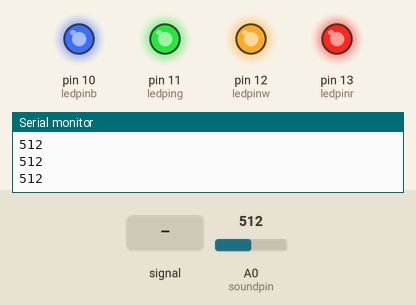
Simulated run of this sketch. Board: Arduino Uno, built with avr-gcc and run on an emulated ATmega328P. Shown: output pins drawn as LEDs (lit = HIGH), the last lines printed to the serial monitor. Dashed ring = blinking. Inputs (shaded band) come from the test bench; at power-on: A0 (soundpin) = 512.

Above: at 1.2 s.
1.3 s: A0 (soundpin) fed a 200 Hz sine of ±460 counts around its level
At 2.53 s:
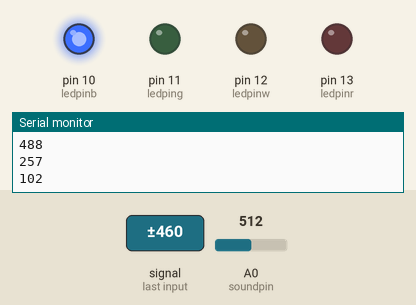
4.2 s: A0 (soundpin) set to 155
At 4.9 s:
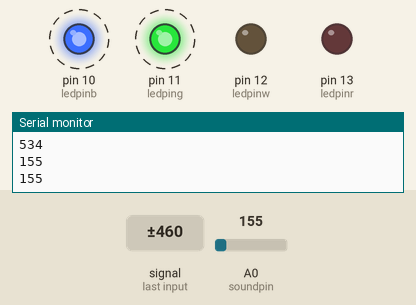
7.2 s: A0 (soundpin) set to 160
At 7.52 s:
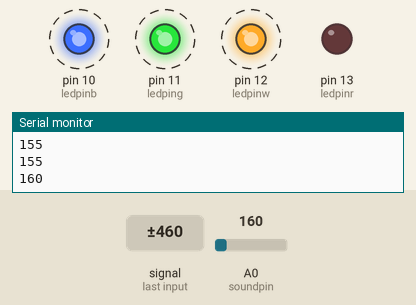
10.2 s: A0 (soundpin) set to 122
At 10.53 s:
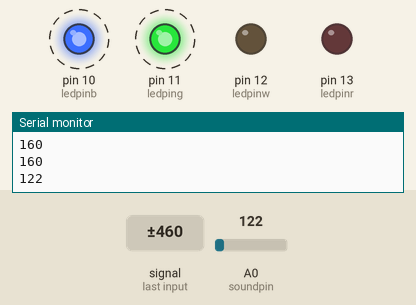
Timing chart, 0 to 14.2 s (numbered marks = the images above; inputs shaded):
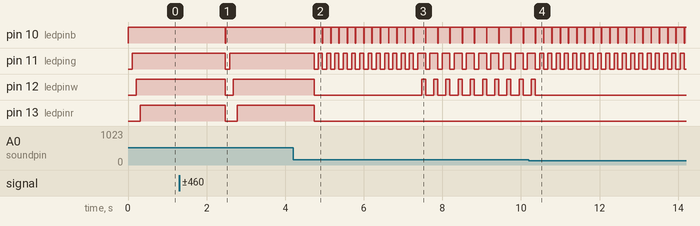

Measured:
- the behaviour switches between 159 and 160 on A0 (soundpin) (found by bisection; images 2 and 3)
- after the input at 1.3 s, pin 10 (ledpinb): HIGH → LOW after 1.2 s, → HIGH 0.01 s later; pin 11 (ledping): HIGH → LOW after 1.2 s, → HIGH 0.11 s later; pin 12 (ledpinw): HIGH → LOW after 1.2 s, → HIGH 0.21 s later; pin 13 (ledpinr): HIGH → LOW after 1.2 s, → HIGH 0.31 s later
- after the input at 4.2 s, pin 12 (ledpinw), pin 13 (ledpinr): HIGH → LOW after 0.54 s instead of 3.0 s
- after the input at 7.2 s, pin 10 (ledpinb): alternates HIGH for 0.30 s and LOW for 0.01 s, starting after 0.37 s; pin 11 (ledping): alternates HIGH for 0.20 s and LOW for 0.11 s, starting after 0.37 s; pin 12 (ledpinw): alternates HIGH for 0.10 s and LOW for 0.21 s, starting after 0.27 s
- after the input at 10.2 s, pin 10 (ledpinb): alternates HIGH for 0.20 s and LOW for 0.01 s, starting after 0.38 s; pin 11 (ledping): alternates HIGH for 0.10 s and LOW for 0.11 s, starting after 0.38 s; pin 12 (ledpinw): goes on until 10.4 s, then stays LOW

The sketch:

sketch_mar26a.ino
```cpp
const int ledpinr=13;
const int ledpinw=12;
const int ledping=11;
const int ledpinb=10;
const int soundpin=A0;

void setup() {
Serial.begin(9600);
pinMode(ledpinr,OUTPUT);
pinMode(ledpinw,OUTPUT);
pinMode(ledping,OUTPUT);
pinMode(ledpinb,OUTPUT);
pinMode(soundpin,INPUT);
}

void loop() {
Serial.println(analogRead(soundpin));
delay(10);
int soundsens=analogRead(soundpin);

if (soundsens>=150 or soundsens<=130 ) {
digitalWrite(ledpinb,HIGH);
delay(100);
}

if (soundsens>=155 or soundsens<=125 ) {
digitalWrite(ledping,HIGH);
delay(100);
}

if (soundsens>=160 or soundsens<=120 ) {
digitalWrite(ledpinw,HIGH);
delay(100);
}

if (soundsens>=165 or soundsens<=115 ) {
digitalWrite(ledpinr,HIGH);
delay(100);
}

else{
digitalWrite(ledpinb,LOW);
digitalWrite(ledping,LOW);
digitalWrite(ledpinw,LOW);
digitalWrite(ledpinr,LOW);
}

}
```
